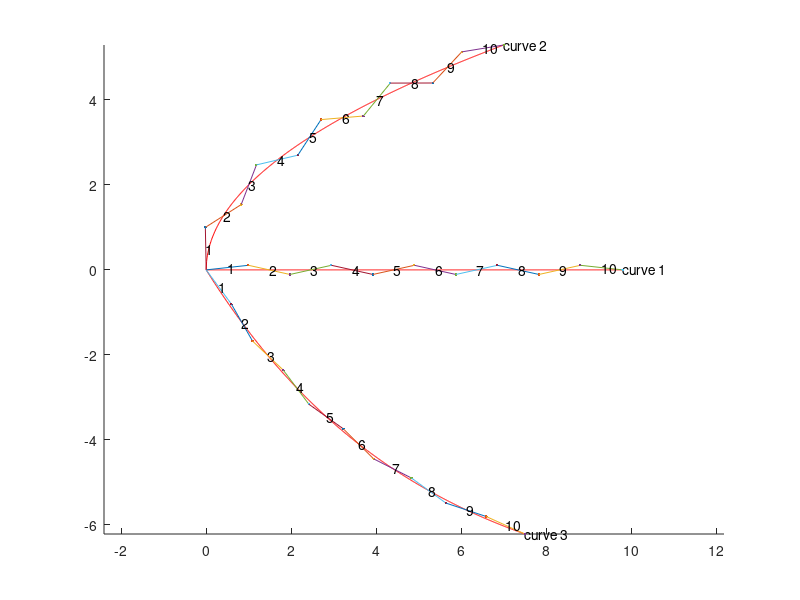

Write the MATLAB code that produced this figure.
function curves2chains2

global thisCurve;

Nvp = 3;
N = 10;
Q = zeros(Nvp,N);

T = [0; 1; 2];

Curves = struct('f',{@f1; @f2; @f3},...
               'dp',{@dp1; @dp2; @dp3},...
               'xw',{9.8; 7; 7.5},...
               'q0',{[pi/10; zeros(N-1,1)];...
                     [pi/8; zeros(N-1,1)];...
                     [pi/5; zeros(N-1,1)]});

close all;
h = figure;
hold on;
axis equal;
for i = 1:Nvp
    % check length of function
    x = 0:.01: Curves(i).xw;
    plot( x, Curves(i).f(x) ,'r') % plot
    plot( Curves(i).xw , Curves(i).f( Curves(i).xw ) ,'r');
    text( Curves(i).xw , Curves(i).f( Curves(i).xw ) , sprintf('curve %d',i) );
    s = quadgk( Curves(i).dp , 0, Curves(i).xw );
    fprintf('Path length of curve %d: %f\n', i, s);
end

if ~input('Continue? [1 for yes, 0 for no]: ')
    return;
else
    
    for n = 1:Nvp
        
        thisCurve = Curves(n);
        [q,fval,exitflag] = fsolve( @chaineqns , thisCurve.q0 );

        fprintf('Exit flag for curve %d is %d\n',n,exitflag);
        
        Q(n,:) = q';
    end

    figure(h);
    for i = 1:Nvp
        plotlink( Q(i,:) ); % plot links
    end
    
    if ~input('Did the curves succeed? Should I save?: ')
        return;
    else
        % convert to relative angles
        Q2 = Q;
        for j = 2:N
            Q2(:,j) = Q(:,j) - Q(:,j-1);
        end
        OUT = [Q2 T];
        save path1.mat OUT -ascii
    end    
end

end % curves2chains

function f = f1(x)

%f = 0.1*x.^2;
f = 0*x;

end

function f = f2(x)

f = 2*sqrt(x);

end

function f = f3(x)

f = -8*( 1-exp(-.2*x) );

end

function dp = dp1(x)

% df = 2*.1*x;
df = 0*x;
dp = sqrt( 1 + df.^2 );

end

function dp = dp2(x)

df = 2*0.5./sqrt(x);
dp = sqrt( 1 + df.^2 );

end

function dp = dp3(x)

df = -8*.2*exp(-.2*x);
dp = sqrt( 1 + df.^2 );

end

function F = chaineqns(Q)

global thisCurve N;

xw = thisCurve.xw;

N = length(Q);

F = zeros(N,1);

yw = thisCurve.f(xw);

x = zeros(N,1);
y = zeros(N,1);
x(1) = cos(Q(1));
y(1) = sin(Q(1));
for i = 2:length(Q)
    x(i) = x(i-1) + cos(Q(i));
	y(i) = y(i-1) + sin(Q(i));
end

for i = 1:N-2
    F(i) = thisCurve.f( mean(x(i:i+1)) ) - mean(y(i:i+1));
end

F(N-1) = xw - x(N);
F(N) = yw - y(N);

end

function plotlink(q)

global xw;

N = length(q);

x = zeros(1,N+1);
y = zeros(1,N+1);

for i = 2:N+1

    for j = 1:i-1
        x(i) = x(i) + cos(q(j));
        y(i) = y(i) + sin(q(j));
    end
    plot([x(i-1) x(i)],[y(i-1) y(i)])
    plot(x(i),y(i),'.')
    text(mean(x(i-1:i)),mean(y(i-1:i)),sprintf('%d',i-1))
end

end